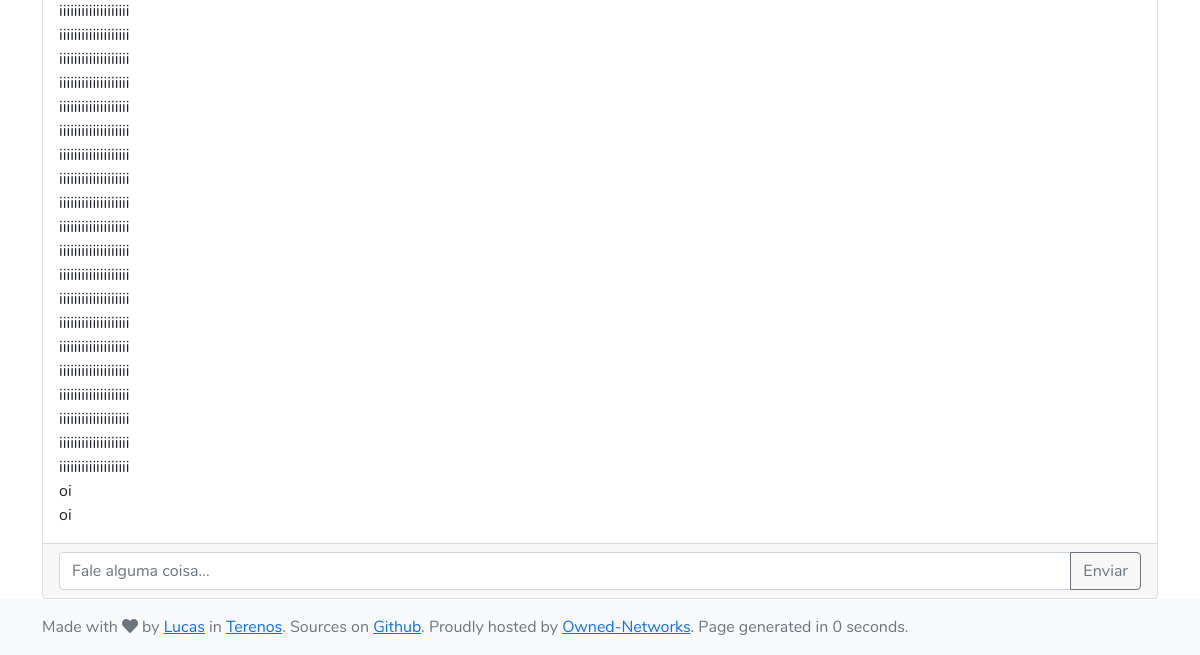
Before: / (lower part) with the older database file.
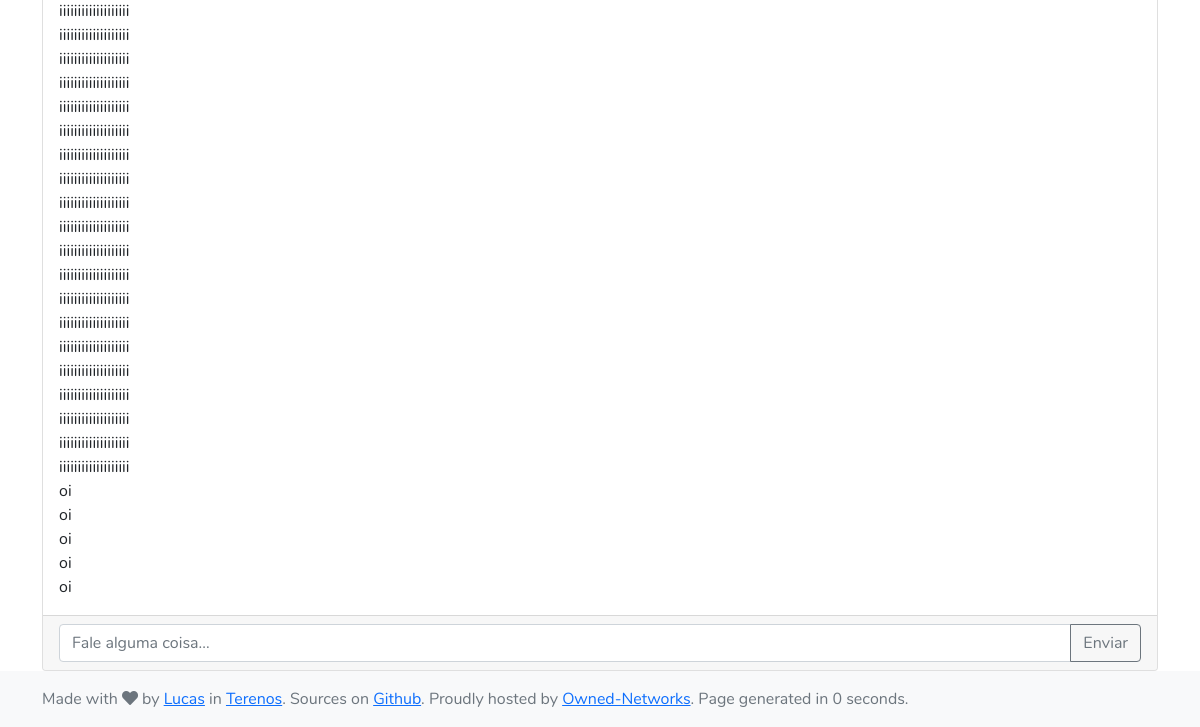
After: the same page with the newer database file.
### tables this page shows
CREATE TABLE chat (
    "id"		INTEGER PRIMARY KEY AUTOINCREMENT,
    "user_id"	INTEGER,
    "message"   TEXT,
    "timestamp" INTEGER,
    FOREIGN KEY(user_id) REFERENCES users(id)
);

### app/Controller/ChatController.php (called while the page is built, shortened)
<?php
class ChatController
{
    public function index()
    {
        $Chat = new Chat();
        $messages = $Chat->list();
        require APP . 'view/_templates/header.php';
        require APP . 'view/chat/list.php';
        require APP . 'view/_templates/footer.php';
    }
}

### public/index.php (called while the page is built, shortened)
<?php
require APP . DIRECTORY_SEPARATOR . 'autoload.php';
$app = new Application();

### app/autoload.php (called while the page is built, shortened)
<?php
spl_autoload_register(function ($class) {
    $prefix = 'App\\';
    $base_dir = APP;
    $len = strlen($prefix);
    $relative_class = substr($class, $len);
    $file = $base_dir . str_replace('\\', '/', $relative_class) . '.php';
});

### app/Core/Model.php (called while the page is built, shortened)
<?php
class Model
{
    private function open() {
        $this->db = new PDO('sqlite:' . DB_FILE);
    }
}

### app/Model/Chat.php (called while the page is built, shortened)
<?php
class Chat extends Model
{
    public array $results = [];
    public function list(): array
    {
        $query = $this->db->prepare("SELECT id, user_id, message, timestamp FROM " . CHAT_TABLE);
        $query->execute();
        while ($row = $query->fetch()) {
            $this->results[] = $row;
        }
        return $this->results;
    }
}

### app/view/chat/list.php (the view, shortened to what this page needs)
<main class="flex-shrink-0">
    <div class="container overflow-hidden">
        <div class="card h-50 overflow-auto">
            <div class="card-body">
                <?php
                if (isset($messages)) {
                    foreach ($messages as $message) {
                        echo $message->message . '<br />';
                    }
                }
                ?>
            </div>
            <div class="card-footer">
                <form action="<?php echo URL; ?>chat/send" method="post">
                    <div class="input-group m-0">
                        <input name="message" type="text" class="form-control" placeholder="Fale alguma coisa..." aria-label="Fale alguma coisa..." aria-describedby="button-addon">
                        <button class="btn btn-outline-secondary" type="submit" id="button-addon">Enviar</button>
                    </div>
                </form>
            </div>
        </div>
    </div>
</main>

### app/Core/Application.php (shortened to what this page needs)
<?php
class Application
{
    private $url_controller = null;
    private $url_action = '';
    private $url_params = array();
    public function __construct()
    {
        if (!$this->url_controller) {
            $page = new ChatController();
            $page->index();
        } else if (file_exists(APP . 'Controller/' . ucfirst($this->url_controller) . 'Controller.php')) {
            $controller = "\\App\\Controller\\" . ucfirst($this->url_controller) . 'Controller';
            $this->url_controller = new $controller();
            if (method_exists($this->url_controller, $this->url_action) &&
                is_callable(array($this->url_controller, $this->url_action))) {
                if (!empty($this->url_params)) {
                    call_user_func_array(array($this->url_controller, $this->url_action), $this->url_params);
                } else {
                    $this->url_controller->{$this->url_action}();
                }
            } else {
                if (strlen($this->url_action) == 0) {
                    $this->url_controller->index();
                } else {
                    $page = new PagesController();
                    $page->error();
                }
            }
        } else {
            $page = new PagesController();
            $page->error();
        }
    }
}

### app/view/_templates/header.php (shortened to what this page needs)
<?php
$time = microtime();
$time = explode(' ', $time);
$time = $time[1] + $time[0];
$start = $time;
?>
<!doctype html>
<html lang="pt-br" class="h-100">
<head>
    <link rel="stylesheet" href="<?php echo URL; ?>css/bootstrap.min.css">
    <link rel="stylesheet" href="<?php echo URL; ?>css/hamburgers.min.css">
    <link rel="stylesheet" href="<?php echo URL; ?>css/fontawesome.min.css">
    <link rel="stylesheet" href="<?php echo URL; ?>css/main.css">
</head>
<body class="d-flex flex-column h-100">

### app/view/_templates/footer.php (shortened to what this page needs)
<footer class="footer mt-auto py-3 bg-light">
    <div class="container">
        <span class="text-muted">
            Made with <i class="fas fa-heart"></i> by <a href="https://lucasbrum.net" target="_blank">Lucas</a> in <a href="https://pt.wikipedia.org/wiki/Terenos" target="_blank">Terenos</a>.
            <div class="d-none d-sm-inline">Sources on <a href="https://github.com/sistematico/php-mvc-users" target="_blank">Github</a>.
            Proudly hosted by <a href="https://www.owned-networks.net/client_area/aff.php?aff=11" target="_blank">Owned-Networks</a>.
            <?php
                $time = microtime();
                $time = explode(' ', $time);
                $time = $time[1] + $time[0];
                $finish = $time;
                $total_time = round(($finish - $start), 4);
                echo 'Page generated in '.$total_time.' seconds.';
            ?>
            </div>
        </span>
    </div>
</footer>
</body>
</html>

### public/css/main.css (style rules this page uses)
body { font-family: 'Nunito', sans-serif; }

Changed rows visible on the page:
added chat: message "oi"
added chat: message "oi"
added chat: message "oi"
